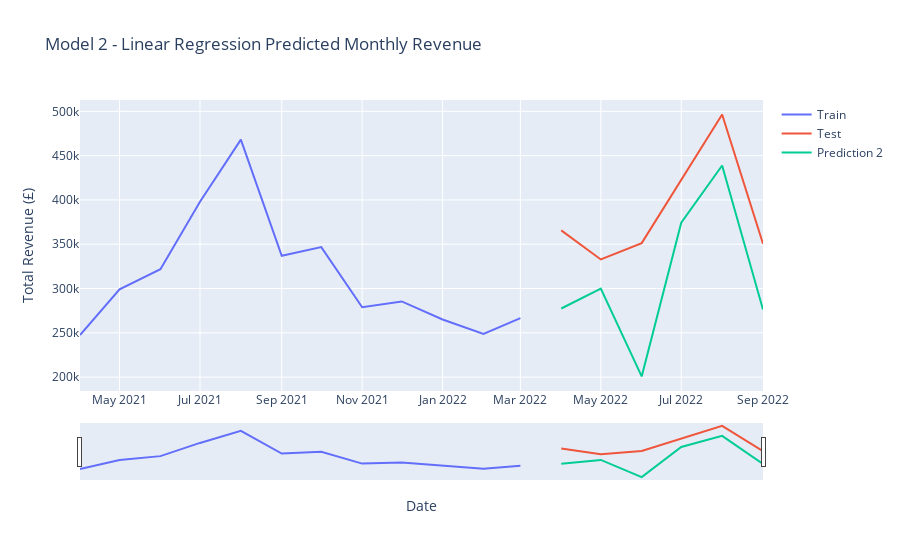

The notebook cell this image was saved under:
### Code cell
fig = go.Figure()
fig.add_trace(go.Scatter(x=train.index, 
                         y=train['Total_Revenue'], mode='lines', name='Train'))
fig.add_trace(go.Scatter(x=test.index, 
                         y=test['Total_Revenue'], mode='lines', name='Test'))
fig.add_trace(go.Scatter(x=test.index, 
                         y=prediction_2, mode='lines', name='Prediction 2'))

fig.update_xaxes(rangeslider_visible=True)
fig.update_layout(
    yaxis_title='Total Revenue (£)', 
    xaxis_title='Date',
    title='Model 2 - Linear Regression Predicted Monthly Revenue'
)
fig.show()

### Figure 1 — Plotly figure (JSON) as saved in the notebook; plotly's stock layout.template omitted (floating-point values rounded to 4 significant figures)
{"data": [{"mode": "lines", "name": "Train", "type": "scatter", "x": ["2021-04-01T00:00:00", "2021-05-01T00:00:00", "2021-06-01T00:00:00", "2021-07-01T00:00:00", "2021-08-01T00:00:00", "2021-09-01T00:00:00", "2021-10-01T00:00:00", "2021-11-01T00:00:00", "2021-12-01T00:00:00", "2022-01-01T00:00:00", "2022-02-01T00:00:00", "2022-03-01T00:00:00"], "y": [247400.0, 299000.0, 321900.0, 398000.0, 468121, 336900.0, 346800.0, 278900.0, 285400.0, 265100.0, 248700.0, 266600.0]}, {"mode": "lines", "name": "Test", "type": "scatter", "x": ["2022-04-01T00:00:00", "2022-05-01T00:00:00", "2022-06-01T00:00:00", "2022-07-01T00:00:00", "2022-08-01T00:00:00", "2022-09-01T00:00:00"], "y": [365700.0, 332800.0, 351300.0, 423000.0, 496400.0, 350500.0]}, {"mode": "lines", "name": "Prediction 2", "type": "scatter", "x": ["2022-04-01T00:00:00", "2022-05-01T00:00:00", "2022-06-01T00:00:00", "2022-07-01T00:00:00", "2022-08-01T00:00:00", "2022-09-01T00:00:00"], "y": [277400.0, 299900.0, 200700.0, 374400.0, 438800.0, 276200.0]}], "layout": {"title": {"text": "Model 2 - Linear Regression Predicted Monthly Revenue"}, "xaxis": {"rangeslider": {"visible": true}, "title": {"text": "Date"}}, "yaxis": {"title": {"text": "Total Revenue (£)"}}}}
